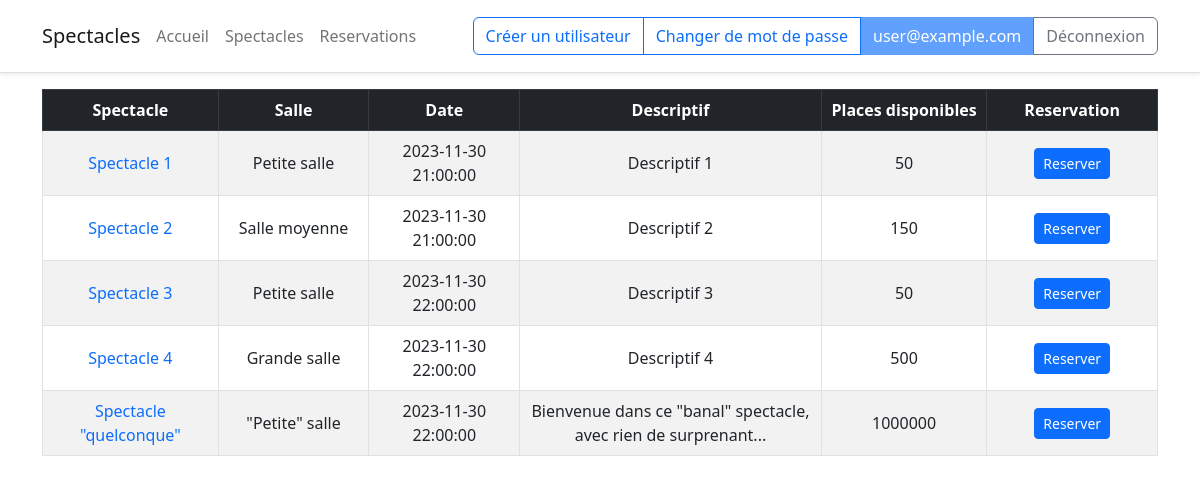
The page /shows (signed in) on the database its author committed.
### tables this page shows
CREATE TABLE shows(
  id INTEGER PRIMARY KEY AUTOINCREMENT,
  name VARCHAR(64) NOT NULL,
  theater_id INTEGER NOT NULL,
  date DATETIME NOT NULL,
  description VARCHAR(2048) NOT NULL,
  
  FOREIGN KEY (theater_id) REFERENCES theaters(id),
  UNIQUE (theater_id, date)
);

CREATE TABLE theaters(
  id INTEGER PRIMARY KEY AUTOINCREMENT,
  name VARCHAR(64) NOT NULL,
  capacity INTEGER NOT NULL,

  UNIQUE (name),
  CHECK (capacity >= 0)
);

### flask_app/__init__.py (the view)
@app.route('/shows', methods=['GET'])
@login_required
def shows():
    connection = model.connect()
    shows = model.get_shows_with_theater(connection)
    show_ids=[]
    for i in model.get_booking(connection, session['user']['id']):
      show_ids.append(i['show_id'])
    nb_specs = {}
    available = {}
    for i in shows:
      nb_specs[i['show_id']] = model.count_spectators(connection, i['show_id'])
      available[i['show_id']] = i['capacity'] - nb_specs[i['show_id']]
    return render_template('shows.html', shows=shows, nb_specs=nb_specs, a=available, ids=show_ids)

### flask_app/__init__.py (called while the page is built)
def login_required(func):
  @wraps(func)
  def wrapper(*args, **kwargs):
    if not 'user' in session:
      return redirect(url_for('login'))
    return func(*args, **kwargs)
  return wrapper

### flask_app/model.py (called while the page is built, shortened)
def dictionary_factory(cursor, row):
  dictionary = {}
  for index in range(len(cursor.description)):
    column_name = cursor.description[index][0]
    dictionary[column_name] = row[index]
  return dictionary

def connect(database = "database.sqlite"):
  connection = sqlite3.connect(database)
  connection.set_trace_callback(print)
  connection.execute('PRAGMA foreign_keys = 1')
  connection.row_factory = dictionary_factory
  return connection

def get_shows_with_theater(connection, theater_id=None):
  if (theater_id == None):
    sql = '''
    SELECT shows.id AS show_id,
           shows.name AS show_name,
           shows.date AS show_date,
           shows.description,
           theaters.id AS theater_id,
           theaters.name AS theater_name,
           theaters.capacity
    FROM shows JOIN theaters ON shows.theater_id = theaters.id
    '''
  cursor = connection.execute(sql, {'id' : theater_id})
  return cursor.fetchall()

def count_spectators(connection, show_id):
  sql = 'SELECT COUNT(*) AS spectator FROM bookings WHERE show_id = :show_id'
  cursor = connection.execute(sql, {'show_id' : show_id})
  spectators_count = cursor.fetchall()
  return spectators_count[0]['spectator']

def get_booking(connection, user_id):
  sql = 'SELECT * FROM bookings JOIN shows ON bookings.show_id = shows.id WHERE bookings.user_id = :id'
  cursor = connection.execute(sql, {'id' : user_id})
  bookings = cursor.fetchall()
  return bookings

### flask_app/templates/shows.html (shortened to what this page needs)
{% extends "base.html" %}
{% block title %}Spectacles{% endblock %}
{% block content %}
<table class="table table-striped text-center table-hover table-bordered align-middle">
    <thead class="table-dark">
        <tr>
            <th class="col-1">Spectacle</th>
            <th class="col-1">Salle</th>
            <th class="col-1">Date</th>
            <th class="col-2">Descriptif</th>
            <th class="col-1">Places disponibles</th>
            {% if 'user' in session %}
                {% if session['user']['role'] == 'MANAGER' %}
                    <th class="col-1">Capacité</th>
                    <th class="col-1">Suppresion</th>
                {% else %}
                    <th class="col-1">Reservation</th>
                {% endif %}
            {% endif %}
        </tr>
    </thead>
    <tbody>
    {% for row in shows %}
    <tr>
        <td><a class="text-decoration-none" href="/show/{{row['show_id']}}" >{{row['show_name']}}</a></td>
        <td>{{row['theater_name']}}</td>
        <td>{{row['show_date']}}</td>
        <td>{{row['description']}}</td>
        <td>{{a[row['show_id']]}}</td>
        {% if 'user' in session %}
            {% if session['user']['role'] == 'MANAGER' %}
                <td>{{nb_specs[row['show_id']]}} / {{row['capacity']}}</td>
                <td>
                    <form method="POST" action="/show/{{row['show_id']}}/delete">
                        <input type="hidden" name="csrf_token" value="{{ csrf_token() }}"/>
                        <button type="submit" class="btn btn-sm btn-danger">&times;</button>
                    </form>
                </td>
            {% else %}
                {% if row['show_id'] in ids %}
                    <td><a class="btn btn-sm btn-outline-secondary">Réservé</a></td>
                {% else %}
                    {% if a[row['show_id']] > 0 %}
                        <td><a href="/booking/{{row['show_id']}}/{{session['user']['id']}}" class='btn btn-sm btn-primary'>Reserver</a></td>
                    {% else %}
                        <td><a class="btn btn-sm btn-outline-secondary">Indisponible</a></td>
                    {% endif %}
                {% endif %}
            {% endif %}
        {% endif %}
    </tr>
    {% endfor %}
    </tbody>
</table>
{% endblock %}

### flask_app/templates/base.html (shortened to what this page needs)
<!doctype html>
<html>
    <head>
        <link href="https://cdn.jsdelivr.net/npm/bootstrap@5.2.0/dist/css/bootstrap.min.css"
            rel="stylesheet"
>
    </head>
    <body>
        <nav class="navbar border-bottom shadow-sm p-3 px-md-4 mb-3">
            <div class="container">
                <div class="navbar-brand">{{ self.title() }}</div>
                {% if 'user' in session %}
                <ul class="navbar-nav me-3 mb-2 mb-lg-0">
                    <a class="nav-link" href="/">Accueil</a>
                </ul>
                <ul class="navbar-nav me-3 mb-2 mb-lg-0">
                        <a class="nav-link" href="/shows">Spectacles</a>
                </ul>
                <ul class="navbar-nav me-auto mb-2 mb-lg-0">
                    {% if session['user']['role'] == 'MANAGER' %}
                        <a class="nav-link" href="/theaters">Salles</a>
                    {% else %}
                        <a class="nav-link" href="/bookings/{{session['user']['id']}}">Reservations</a>
                    {% endif %}
                </ul>
                {% endif %}
                {% if 'user' in session %}
                    <form method="POST" action="/logout">
                        <div class="btn-group">
                            <a href="/create_user" class="btn btn-outline-primary">Créer un utilisateur</a>
                            <a href="/change_password" class="btn btn-outline-primary">Changer de mot de passe</a>
                            <span class="btn btn-primary disabled">{{ session['user']['email'] }}</span>
                            <button type="submit" class="btn btn-outline-secondary">Déconnexion</button>
                        </div>
                    </form>
                {% else %}
                    <a class="btn btn-outline-primary" href="/login">Connexion</a>
                {% endif %}
            </div>
        </nav>
        <div class="container">
            {% block content %}{% endblock %}
        </div>
    </body>
</html>

### rows shown on the page
shows: show_name "Spectacle 1", theater_name "Petite salle", show_date "2023-11-30 21:00:00", description "Descriptif 1", a "50"
shows: show_name "Spectacle 2", theater_name "Salle moyenne", show_date "2023-11-30 21:00:00", description "Descriptif 2", a "150"
shows: show_name "Spectacle 3", theater_name "Petite salle", show_date "2023-11-30 22:00:00", description "Descriptif 3", a "50"
shows: show_name "Spectacle 4", theater_name "Grande salle", show_date "2023-11-30 22:00:00", description "Descriptif 4", a "500"
shows: show_name "Spectacle \"quelconque\"", theater_name "\"Petite\" salle", show_date "2023-11-30 22:00:00", description "Bienvenue dans ce \"banal\" spectacle, avec rien de surprenant...", a "1000000"

### other values the page prints
{{ session['user']['email'] }} "user@example.com"
